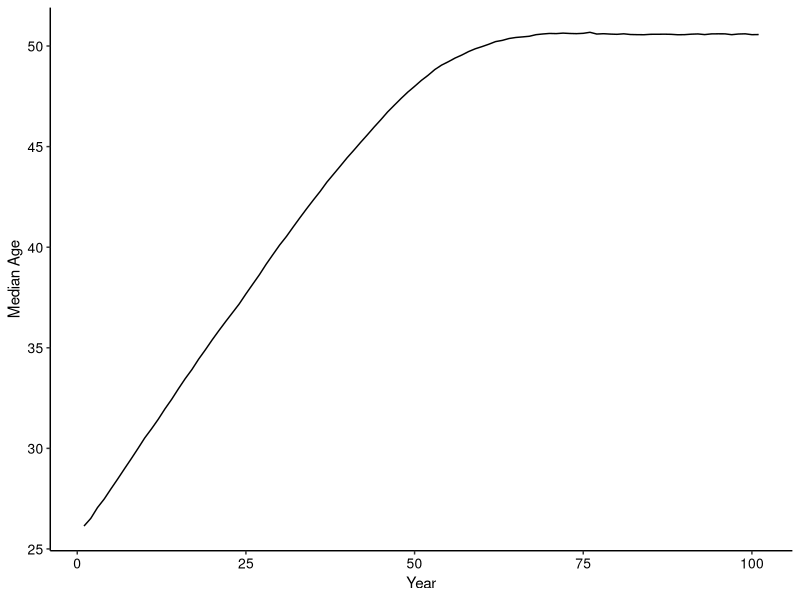
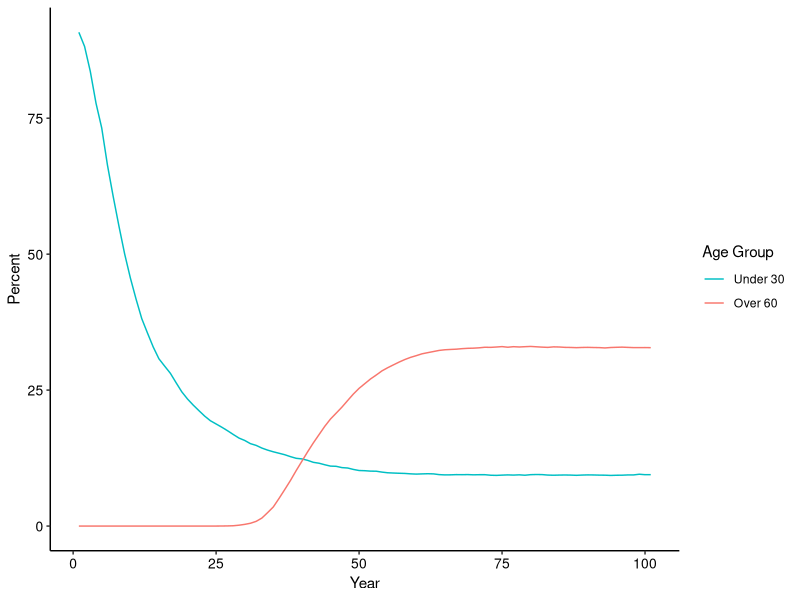
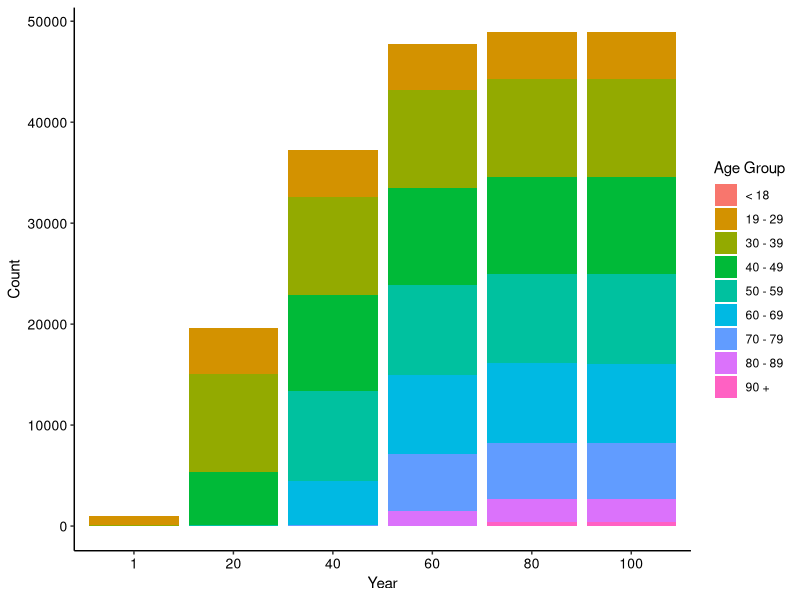
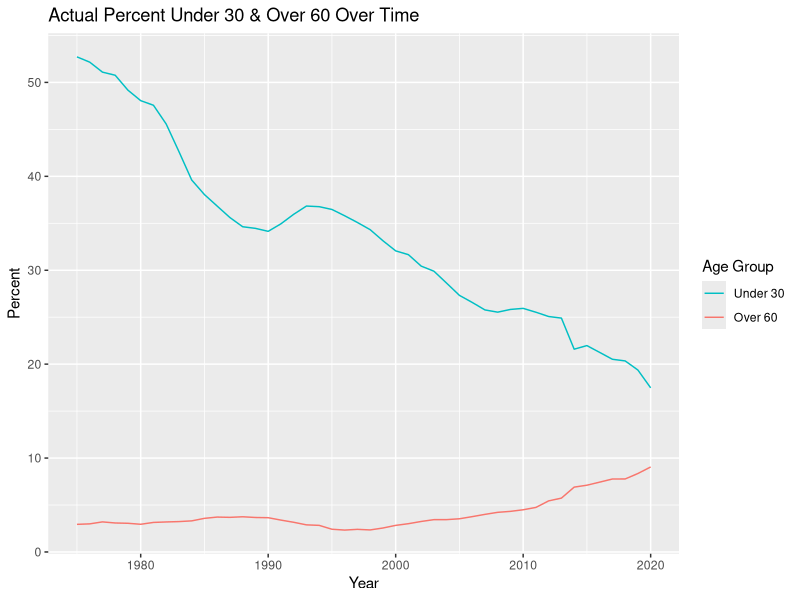
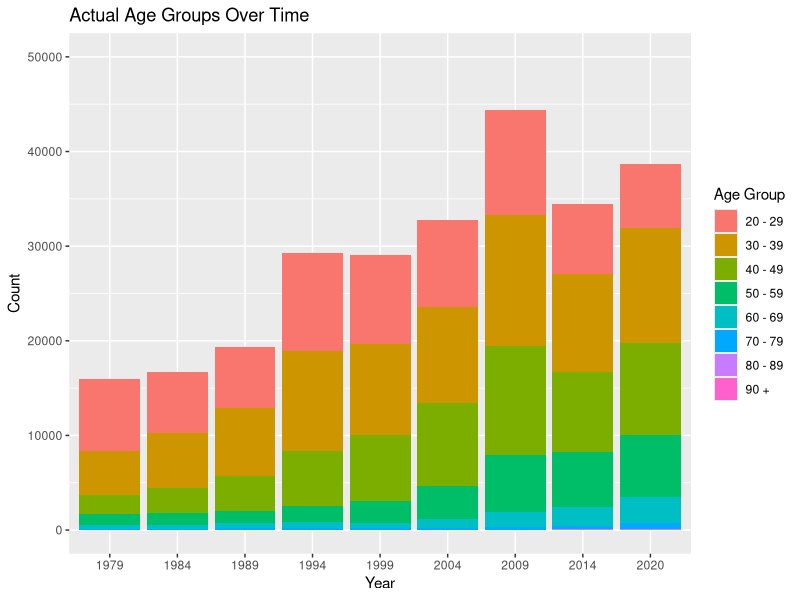
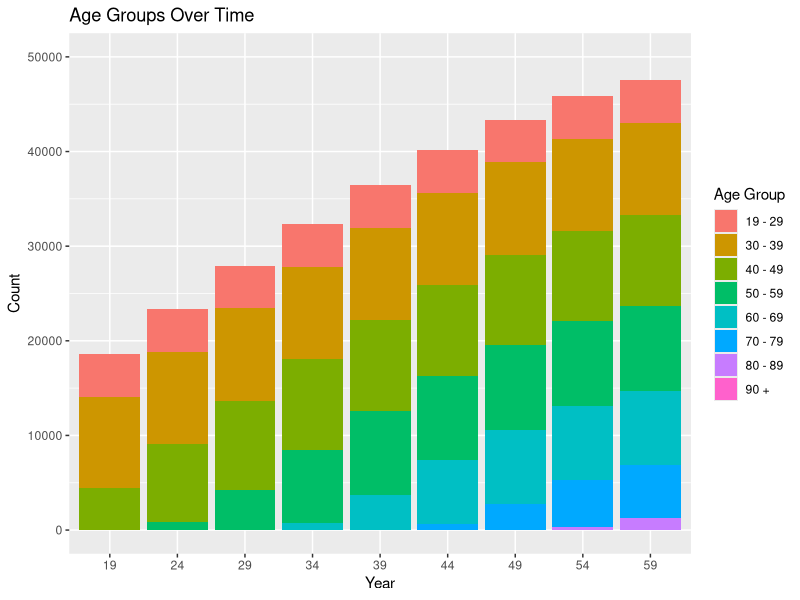
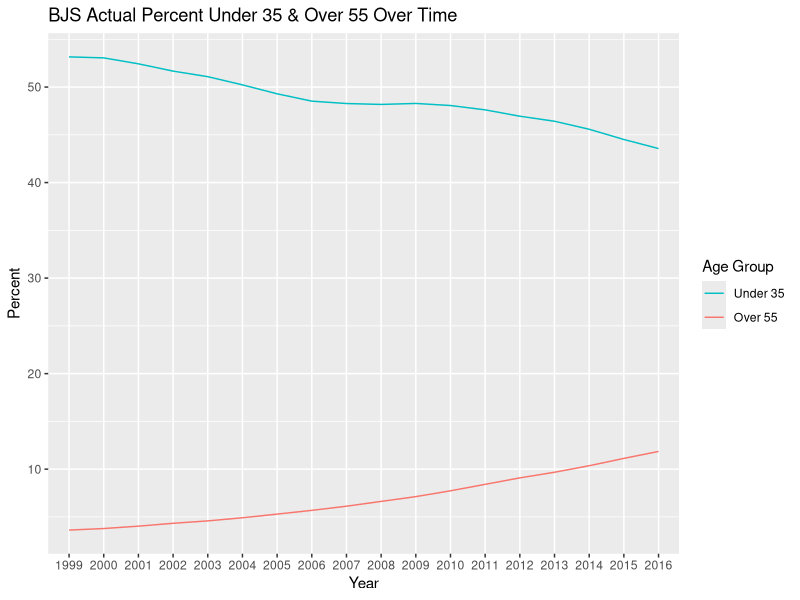
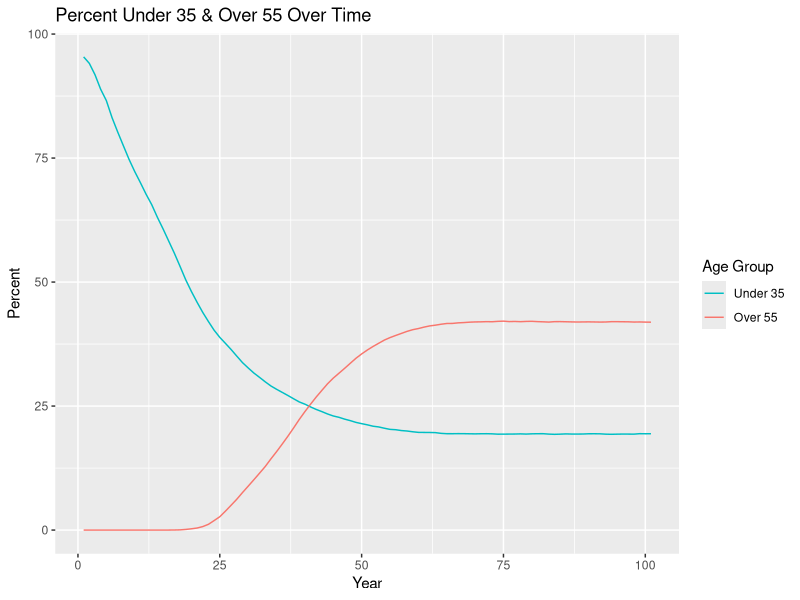

Generate these figures, in order, with R:
## ---- chunk 1
knitr::opts_chunk$set(echo = TRUE)
## ---- chunk 2
library(tidyverse)
## ---- chunk 3
set.seed(12345)
## ---- chunk 4
pop_n <- 1000
pop_mean <- 26
pop_sd <- 3
parole_eligibility <- 20
parole_prob <- 0.9
## ---- chunk 5
population <- 
  rnorm(n = pop_n, mean = pop_mean, sd = pop_sd) %>% 
  enframe() %>% 
  select(value) %>% 
  rename(original_age = value) %>% 
  mutate(current_age = original_age, years_incarcerated = 0)

overall <-
  tibble(year = 1, total = nrow(population), 
         median_age = median(population$current_age)) %>% 
  mutate("< 18" = pull(count(filter(population, current_age < 19))),
         "19 - 29" = pull(count(filter(population, current_age >= 19 & current_age < 30))),
         "30 - 39" = pull(count(filter(population, current_age >= 30 & current_age < 40))),
         "40 - 49" = pull(count(filter(population, current_age >= 40 & current_age < 50))),
         "50 - 59" = pull(count(filter(population, current_age >= 50 & current_age < 60))),
         "60 - 69" = pull(count(filter(population, current_age >= 60 & current_age < 70))),
         "70 - 79" = pull(count(filter(population, current_age >= 70 & current_age < 80))),
         "80 - 89" = pull(count(filter(population, current_age >= 80 & current_age < 90))),
         "90 +" = pull(count(filter(population, current_age >= 90))))
## ---- chunk 6
age <- c(25, 35, 45, 55, 65, 75, 85)
rate <- c(0.13, 0.19, 0.40, 0.88, 1.78, 4.39, 13.45)
mortality_rates <- data.frame(age, rate)

model <- loess(formula = rate ~ age, data = mortality_rates,
               control = loess.control(surface = "direct"))
predict(object = model, newdata = 90)
## ---- chunk 7
one_year_population <- function(data) {
  # age & years incarcerated increases by 1
  data$current_age <- data$current_age + 1
  data$years_incarcerated <- data$years_incarcerated + 1
  
  # creates age group cohorts & randomly removes fraction based on cohort
  less_than_18 <- filter(data, current_age < 19)
  less_than_18 <- sample_frac(less_than_18, (1 - 0.0007))
  
  `19_to_29` <- filter(data, current_age >= 19 & current_age < 30)
  `19_to_29` <- sample_frac(`19_to_29`, (1 - 0.0013))
  
  `30_to_39` <- filter(data, current_age >= 30 & current_age < 40)
  `30_to_39` <- sample_frac(`30_to_39`, (1 - 0.0019))
  
  `40_to_49` <- filter(data, current_age >= 40 & current_age < 50)
  `40_to_49` <- sample_frac(`40_to_49`, (1 - 0.0040))
  
  `50_to_59` <- filter(data, current_age >= 50 & current_age < 60)
  `50_to_59` <- sample_frac(`50_to_59`, (1 - 0.0088))
  
  `60_to_69` <- filter(data, current_age >= 60 & current_age < 70)
  `60_to_69` <- sample_frac(`60_to_69`, (1 - 0.0178))
  
  `70_to_79` <- filter(data, current_age >= 70 & current_age < 80)
  `70_to_79` <- sample_frac(`70_to_79`, (1 - 0.0439))
  
  `80_to_89` <- filter(data, current_age >= 80 & current_age < 90)
  `80_to_89` <- sample_frac(`80_to_89`, (1 - 0.1345))
  
  over_90 <- filter(data, current_age >= 90)
  over_90 <- sample_frac(over_90, (1 - 0.1926))
  
  data <- do.call("rbind", list(less_than_18, `19_to_29`, `30_to_39`, `40_to_49`, `50_to_59`, 
                                `60_to_69`,`70_to_79`, `80_to_89`, over_90))
  
  # adds 1000 more
  incoming <- 
    rnorm(n = pop_n, mean = pop_mean, sd = pop_sd) %>% 
    enframe() %>% 
    select(value) %>% 
    rename(original_age = value) %>% 
    mutate(current_age = original_age, years_incarcerated = 0)
  data <- rbind(data, incoming)
  
  # removes any observations with age less than 16 or greater than 100
  data <- data %>% 
    filter(current_age >= 16 & current_age < 100)
}

one_year_overall <- function(data, p) {
    incoming <-
      tibble(year = last(data$year) + 1, total = nrow(p),
             median_age = median(p$current_age)) %>% 
        mutate("< 18" = pull(count(filter(p, current_age < 19))),
               "19 - 29" = pull(count(filter(p, current_age >= 19 & current_age < 30))),
               "30 - 39" = pull(count(filter(p, current_age >= 30 & current_age < 40))),
               "40 - 49" = pull(count(filter(p, current_age >= 40 & current_age < 50))),
               "50 - 59" = pull(count(filter(p, current_age >= 50 & current_age < 60))),
               "60 - 69" = pull(count(filter(p, current_age >= 60 & current_age < 70))),
               "70 - 79" = pull(count(filter(p, current_age >= 70 & current_age < 80))),
               "80 - 89" = pull(count(filter(p, current_age >= 80 & current_age < 90))),
               "90 +" = pull(count(filter(p, current_age >= 90))))
    data <- rbind(data, incoming)
}
## ---- chunk 8
# extend 100 years until stable
no_parole_population <- population
no_parole_overall <- overall

for (i in 1:100) {
  no_parole_population <- one_year_population(no_parole_population)
  no_parole_overall <- one_year_overall(no_parole_overall, no_parole_population)
}
## ---- chunk 9
ggplot(data = no_parole_overall, mapping = aes(x = year, y = median_age)) +
  geom_line() +
  labs(x = "Year", y = "Median Age") +
  theme_classic() +
  theme(axis.text.x = element_text(color = "#000000", size = 10),
        axis.text.y = element_text(color = "#000000", size = 10))

no_parole_overall %>% 
  mutate(under_30 = (`19 - 29` + `< 18`) / total * 100, 
         over_60 = (`60 - 69` + `70 - 79` + `80 - 89` + `90 +`) / total * 100) %>% 
  select(year, under_30, over_60) %>% 
  ggplot(data = ., mapping = aes(x = year, group = 1)) +
  geom_line(mapping = aes(y = under_30, color = "under_30")) +
  geom_line(mapping = aes(y = over_60, color = "over_60")) +
  labs(x = "Year", y = "Percent") +
  scale_color_discrete(name = "Age Group",
                       breaks = c("under_30", "over_60"), labels = c("Under 30", "Over 60")) +
  theme_classic() +
  theme(axis.text.x = element_text(color = "#000000", size = 10),
        axis.text.y = element_text(color = "#000000", size = 10))

no_parole_overall_long <- no_parole_overall %>% 
  select(year, `< 18`:`90 +`) %>% 
  mutate(year = as.character(year)) %>% 
  pivot_longer(-year, names_to = "age_group", values_to = "count")

ggplot(data = no_parole_overall_long, mapping = aes(x = year, y = count, fill = age_group)) +
  geom_bar(position = "stack", stat = "identity") +
  labs(x = "Year", y = "Count") +
  scale_x_discrete(limits = c("1", "20", "40", "60", "80", "100")) +
  scale_fill_discrete(name = "Age Group",
                      breaks = c("< 18", "19 - 29", "30 - 39", "40 - 49", "50 - 59", "60 - 69",
                                 "70 - 79", "80 - 89", "90 +")) +
  theme_classic() +
  theme(axis.text.x = element_text(color = "#000000", size = 10),
        axis.text.y = element_text(color = "#000000", size = 10))
## ---- chunk 10
simulation_base <- no_parole_overall %>% 
  filter(year == 100) %>%
  mutate(`< 18` = `< 18` / total * 100, `19 - 29` = `19 - 29` / total * 100,
         `30 - 39` = `30 - 39` / total * 100, `40 - 49` = `40 - 49` / total * 100,
         `50 - 59` = `50 - 59` / total * 100, `60 - 69` = `60 - 69` / total * 100,
         `70 - 79` = `70 - 79` / total * 100, `80 - 89` = `80 - 89` / total * 100,
         `90 +` = `90 +` / total * 100) %>% 
  select(total:`90 +`)
## ---- chunk 11
bar_race <- no_parole_overall %>% 
  select(year, `< 18`:`90 +`) %>% 
  mutate(year = as.character(year)) %>% 
  pivot_longer(-year, names_to = "age_group", values_to = "count") %>% 
  pivot_wider(names_from = "year", values_from = "count")
## ---- chunk 12
nc <- read.csv("nc.csv")
nc %>% 
  mutate(Under30 = (AgeUnder20 + Age20to29) / PrisonPopulation * 100, 
         Over60 = (Age60to69 + Age70to79 + Age80to89 + Age90over) / PrisonPopulation * 100) %>% 
  select(year, PrisonPopulation, Under30, Over60) %>% 
  ggplot(data = ., mapping = aes(x = year, group = 1)) +
  geom_line(mapping = aes(y = Under30, color = "Under30")) +
  geom_line(mapping = aes(y = Over60, color = "Over60")) +
  labs(title = "Actual Percent Under 30 & Over 60 Over Time", x = "Year", y = "Percent") +
  scale_color_discrete(name = "Age Group",
                       breaks = c("Under30", "Over60"), labels = c("Under 30", "Over 60"))

nc_long <- nc %>% 
  select(year, AgeUnder20:Age90over) %>% 
  mutate(year = as.character(year)) %>% 
  pivot_longer(-year, names_to = "age_group", values_to = "count")

nc_long %>% 
  filter(age_group != "AgeUnder20") %>% 
  ggplot(data = ., mapping = aes(x = year, y = count, fill = age_group)) +
  geom_col() +
  labs(title = "Actual Age Groups Over Time", x = "Year", y = "Count") +
  scale_x_discrete(limits = c("1979", "1984", "1989", "1994", "1999", "2004", "2009", "2014", 
                              "2020")) +
  expand_limits(y = c(0, 50000)) +
  scale_fill_discrete(name = "Age Group",
                      breaks = c("Age20to29", "Age30to39", "Age40to49", "Age50to59", 
                                 "Age60to69", "Age70to79", "Age80to89", "Age90over"),
                      labels = c("20 - 29", "30 - 39", "40 - 49", "50 - 59", "60 - 69",
                                 "70 - 79", "80 - 89", "90 +"))

no_parole_overall_long %>% 
  filter(age_group != "< 18") %>% 
  ggplot(data = ., mapping = aes(x = year, y = count, fill = age_group)) +
  geom_col() +
  labs(title = "Age Groups Over Time", x = "Year", y = "Count") +
  scale_x_discrete(limits = c("19", "24", "29", "34", "39", "44", "49", "54", "59")) +
  expand_limits(y = c(0, 50000)) +
  scale_fill_discrete(name = "Age Group",
                      breaks = c("19 - 29", "30 - 39", "40 - 49", "50 - 59", "60 - 69",
                                 "70 - 79", "80 - 89", "90 +"))
## ---- chunk 13
actual_nc <- nc %>% 
  filter(year == 2020) %>% 
  mutate(AgeUnder20 = AgeUnder20 / PrisonPopulation * 100,
         Age20to29 = Age20to29 / PrisonPopulation * 100, 
         Age30to39 = Age30to39 / PrisonPopulation * 100, 
         Age40to49 = Age40to49 / PrisonPopulation * 100, 
         Age50to59 = Age50to59 / PrisonPopulation * 100, 
         Age60to69 = Age60to69 / PrisonPopulation * 100, 
         Age70to79 = Age70to79 / PrisonPopulation * 100, 
         Age80to89 = Age80to89 / PrisonPopulation * 100, 
         Age90over = Age90over / PrisonPopulation * 100)
## ---- chunk 14
bjs <- read.csv("bjs.csv")
bjs_wide <- bjs %>% 
  select(RPTYEAR, AGEYREND, n) %>% 
  mutate(RPTYEAR = as.character(RPTYEAR)) %>% 
  pivot_wider(names_from = "AGEYREND", values_from = "n") %>% 
  mutate(total = `(1) 18-24 years` + `(2) 25-34 years` + `(3) 35-44 years` + 
           `(4) 45-54 years` + `(5) 55+ years`)

bjs_wide %>% 
  mutate(under_35 = (`(1) 18-24 years` + `(2) 25-34 years`) / total * 100, 
         over_55 = `(5) 55+ years` / total * 100) %>% 
  select(RPTYEAR, under_35, over_55) %>% 
  ggplot(data = ., mapping = aes(x = RPTYEAR, group = 1)) +
  geom_line(mapping = aes(y = under_35, color = "under_35")) +
  geom_line(mapping = aes(y = over_55, color = "over_55")) + 
  labs(title = "BJS Actual Percent Under 35 & Over 55 Over Time", x = "Year", y = "Percent") +
  scale_color_discrete(name = "Age Group", 
                       breaks = c("under_35", "over_55"), labels = c("Under 35", "Over 55"))

no_parole_overall %>% 
  mutate(under_35 = (`30 - 39` / 2 + `19 - 29` + `< 18`) / total * 100,
         over_55 = (`50 - 59` / 2 + `60 - 69` + `70 - 79` + `80 - 89` + `90 +`) / 
           total * 100) %>% 
  select(year, under_35, over_55) %>% 
  ggplot(data = ., mapping = aes(x = year, group = 1)) +
  geom_line(mapping = aes(y = under_35, color = "under_35")) +
  geom_line(mapping = aes(y = over_55, color = "over_55")) +
  labs(title = "Percent Under 35 & Over 55 Over Time", x = "Year", y = "Percent") +
  scale_color_discrete(name = "Age Group",
                       breaks = c("under_35", "over_55"), labels = c("Under 35", "Over 55"))

ggplot(data = bjs, mapping = aes(x = RPTYEAR, y = COUNT_THSNDS, fill = AGEYREND)) +
  geom_col() +
  labs(title = "BJS Actual Age Groups Over Time", x = "Year", y = "Count (in thousands)") +
  scale_fill_discrete(name = "Age Group",
                      breaks = c("(1) 18-24 years", "(2) 25-34 years", "(3) 35-44 years",
                                 "(4) 45-54 years", "(5) 55+ years"),
                      labels = c("18 - 24", "25 - 34", "35 - 44", "45 - 54", "55 +"))

no_parole_overall %>% 
  mutate(`18 - 24` = `< 18` + `19 - 29` / 2, `25 - 34` = `19 - 29` / 2 + `30 - 39` / 2,
         `35 - 44` = `30 - 39` / 2 + `40 - 49` / 2, `45 - 54` = `40 - 49` / 2 + `50 - 59` / 2,
         `55 +` = `50 - 59` / 2 + `60 - 69` + `70 - 79` + `80 - 89` + `90 +`) %>% 
  select(year, `18 - 24`:`55 +`) %>% 
  mutate(year = as.character(year)) %>% 
  pivot_longer(-year, names_to = "age_group", values_to = "count") %>% 
  ggplot(data = ., mapping = aes(x = year, y = count, fill = age_group)) +
  geom_col() +
  labs(title = "Age Groups Over Time", x = "Year", y = "Count") +
  scale_x_discrete(limits = c("19", "24", "29", "34", "39", "44", "49", "54", "59")) +
  scale_fill_discrete(name = "Age Group")
## ---- chunk 15
population_e <- no_parole_population
overall_e <- no_parole_overall
for (i in 1:100) {
  population_e <- one_year_population(population_e)
  overall_e <- one_year_overall(overall_e, population_e)
}
## ---- chunk 16
ggplot(data = overall_e, mapping = aes(x = year, y = median_age)) +
  geom_line() +
  labs(title = "Median Age Over Time", x = "Year", y = "Median Age")

overall_e %>% 
  mutate(under_30 = (`19 - 29` + `< 18`) / total * 100, 
         over_60 = (`60 - 69` + `70 - 79` + `80 - 89` + `90 +`) / total * 100) %>% 
  select(year, under_30, over_60) %>% 
  ggplot(data = ., mapping = aes(x = year, group = 1)) +
  geom_line(mapping = aes(y = under_30, color = "under_30")) +
  geom_line(mapping = aes(y = over_60, color = "over_60")) +
  labs(title = "Percent Under 30 & Over 60 Over Time", x = "Year", y = "Count") +
  scale_color_discrete(name = "Age Group",
                       breaks = c("under_30", "over_60"), labels = c("Under 30", "Over 60"))

overall_e_long <- overall_e %>% 
  select(year, `< 18`:`90 +`) %>% 
  mutate(year = as.character(year)) %>% 
  pivot_longer(-year, names_to = "age_group", values_to = "count") %>% 
  filter(year == "1" | year == "21" | year == "41" | year == "61" | year == "81" | 
           year == "101" | year == "121" | year == "141" | year == "161" | year == "181" |
           year == "201")

ggplot(data = overall_e_long, mapping = aes(x = year, y = count, fill = age_group)) +
  geom_bar(position = "stack", stat = "identity") +
  labs(title = "Age Groups Over Time", x = "Year", y = "Count") +
  scale_x_discrete(limits = c("1", "21", "41", "61", "81", "101", "121", "141", "161", "181", 
                              "201")) +
  scale_fill_discrete(name = "Age Group",
                      breaks = c("< 18", "19 - 29", "30 - 39", "40 - 49", "50 - 59", "60 - 69",
                                 "70 - 79", "80 - 89", "90 +"))

bar_race_e <- overall_e %>% 
  select(year, `< 18`:`90 +`) %>% 
  mutate(year = as.character(year)) %>% 
  pivot_longer(-year, names_to = "age_group", values_to = "count") %>% 
  pivot_wider(names_from = "year", values_from = "count")
## ---- chunk 17
one_year_parole <- function(data) {
  # age & years incarcerated increases by 1
  data$current_age <- data$current_age + 1
  data$years_incarcerated <- data$years_incarcerated + 1
  
  # creates age group cohorts & randomly removes fraction based on cohort
  less_than_18 <- filter(data, current_age < 19)
  less_than_18 <- sample_frac(less_than_18, (1 - 0.0007))
  
  `19_to_29` <- filter(data, current_age >= 19 & current_age < 30)
  `19_to_29` <- sample_frac(`19_to_29`, (1 - 0.0013))
  
  `30_to_39` <- filter(data, current_age >= 30 & current_age < 40)
  `30_to_39` <- sample_frac(`30_to_39`, (1 - 0.0019))
  
  `40_to_49` <- filter(data, current_age >= 40 & current_age < 50)
  `40_to_49` <- sample_frac(`40_to_49`, (1 - 0.0040))
  
  `50_to_59` <- filter(data, current_age >= 50 & current_age < 60)
  `50_to_59` <- sample_frac(`50_to_59`, (1 - 0.0088))
  
  `60_to_69` <- filter(data, current_age >= 60 & current_age < 70)
  `60_to_69` <- sample_frac(`60_to_69`, (1 - 0.0178))
  
  `70_to_79` <- filter(data, current_age >= 70 & current_age < 80)
  `70_to_79` <- sample_frac(`70_to_79`, (1 - 0.0439))
  
  `80_to_89` <- filter(data, current_age >= 80 & current_age < 90)
  `80_to_89` <- sample_frac(`80_to_89`, (1 - 0.1345))
  
  over_90 <- filter(data, current_age >= 90)
  over_90 <- sample_frac(over_90, (1 - 0.1926))
  
  data <- do.call("rbind", list(less_than_18, `19_to_29`, `30_to_39`, `40_to_49`, `50_to_59`, 
                                `60_to_69`,`70_to_79`, `80_to_89`, over_90))
  
  eligible <- sample_frac(filter(data, years_incarcerated >= parole_eligibility), parole_prob)
  ineligible <- filter(data, years_incarcerated < parole_eligibility)
  data <- rbind(eligible, ineligible)
  
  # adds 1000 more
  incoming <- 
    rnorm(n = pop_n, mean = pop_mean, sd = pop_sd) %>% 
    enframe() %>% 
    select(value) %>% 
    rename(original_age = value) %>% 
    mutate(current_age = original_age, years_incarcerated = 0)
  data <- rbind(data, incoming)
  
  # removes any observations with age less than 16 or greater than 100
  data <- data %>% 
    filter(current_age >= 16 & current_age < 100)
}
## ---- chunk 18
parole_population <- population
parole_overall <- overall

for (i in 1:100) {
  parole_population <- one_year_parole(parole_population)
  parole_overall <- one_year_overall(parole_overall, parole_population)
}
## ---- chunk 19
ggplot(data = parole_overall, mapping = aes(x = year, y = median_age)) +
  geom_line() +
  labs(x = "Year", y = "Median Age") +
  theme_classic() +
  theme(axis.text.x = element_text(color = "#000000", size = 10),
        axis.text.y = element_text(color = "#000000", size = 10))

parole_overall %>% 
  mutate(under_30 = (`19 - 29` + `< 18`) / total * 100, 
         over_60 = (`60 - 69` + `70 - 79` + `80 - 89` + `90 +`) / total * 100) %>% 
  select(year, under_30, over_60) %>% 
  ggplot(data = ., mapping = aes(x = year, group = 1)) +
  geom_line(mapping = aes(y = under_30, color = "under_30")) +
  geom_line(mapping = aes(y = over_60, color = "over_60")) +
  labs(x = "Year", y = "Count") +
  scale_color_discrete(name = "Age Group",
                       breaks = c("under_30", "over_60"), labels = c("Under 30", "Over 60")) +
  theme_classic() +
  theme(axis.text.x = element_text(color = "#000000", size = 10),
        axis.text.y = element_text(color = "#000000", size = 10))

parole_overall_long <- parole_overall %>% 
  select(year, `< 18`:`90 +`) %>% 
  mutate(year = as.character(year)) %>% 
  pivot_longer(-year, names_to = "age_group", values_to = "count")

ggplot(data = parole_overall_long, mapping = aes(x = year, y = count, fill = age_group)) +
  geom_bar(position = "stack", stat = "identity") +
  labs(x = "Year", y = "Count") +
  scale_x_discrete(limits = c("1", "20", "40", "60", "80", "100")) +
  scale_fill_discrete(name = "Age Group",
                      breaks = c("< 18", "19 - 29", "30 - 39", "40 - 49", "50 - 59", "60 - 69",
                                 "70 - 79", "80 - 89", "90 +")) +
  theme_classic() +
  theme(axis.text.x = element_text(color = "#000000", size = 10),
        axis.text.y = element_text(color = "#000000", size = 10))
## ---- chunk 20
simulation_parole <- parole_overall %>% 
  filter(year == 100) %>%
  mutate(`< 18` = `< 18` / total * 100, `19 - 29` = `19 - 29` / total * 100,
         `30 - 39` = `30 - 39` / total * 100, `40 - 49` = `40 - 49` / total * 100,
         `50 - 59` = `50 - 59` / total * 100, `60 - 69` = `60 - 69` / total * 100,
         `70 - 79` = `70 - 79` / total * 100, `80 - 89` = `80 - 89` / total * 100,
         `90 +` = `90 +` / total * 100) %>% 
  select(total:`90 +`)
## ---- chunk 21
policy_population <- parole_population
policy_overall <- parole_overall

for (i in 1:100) {
  policy_population <- one_year_population(policy_population)
  policy_overall <- one_year_overall(policy_overall, policy_population)
}
## ---- chunk 22
ggplot(data = policy_overall, mapping = aes(x = year, y = median_age)) +
  geom_line() +
  labs(x = "Year", y = "Median Age") +
  theme_classic() +
  theme(axis.text.x = element_text(color = "#000000", size = 10),
        axis.text.y = element_text(color = "#000000", size = 10))

policy_overall %>% 
  mutate(under_30 = (`19 - 29` + `< 18`) / total * 100, 
         over_60 = (`60 - 69` + `70 - 79` + `80 - 89` + `90 +`) / total * 100) %>% 
  select(year, under_30, over_60) %>% 
  ggplot(data = ., mapping = aes(x = year, group = 1)) +
  geom_line(mapping = aes(y = under_30, color = "under_30")) +
  geom_line(mapping = aes(y = over_60, color = "over_60")) +
  labs(x = "Year", y = "Count") +
  scale_color_discrete(name = "Age Group",
                       breaks = c("under_30", "over_60"), labels = c("Under 30", "Over 60")) +
  theme_classic() +
  theme(axis.text.x = element_text(color = "#000000", size = 10),
        axis.text.y = element_text(color = "#000000", size = 10))

policy_overall_long <- policy_overall %>% 
  select(year, `< 18`:`90 +`) %>% 
  mutate(year = as.character(year)) %>% 
  pivot_longer(-year, names_to = "age_group", values_to = "count")

ggplot(data = policy_overall_long, mapping = aes(x = year, y = count, fill = age_group)) +
  geom_bar(position = "stack", stat = "identity") +
  labs(x = "Year", y = "Count") +
  scale_x_discrete(limits = c("100", "105", "110", "115", "120", "125", 
                              "130", "135", "140", "145", "150")) +
  scale_fill_discrete(name = "Age Group",
                      breaks = c("< 18", "19 - 29", "30 - 39", "40 - 49", "50 - 59", "60 - 69",
                                 "70 - 79", "80 - 89", "90 +")) +
  theme_classic() +
  theme(axis.text.x = element_text(color = "#000000", size = 10),
        axis.text.y = element_text(color = "#000000", size = 10))
